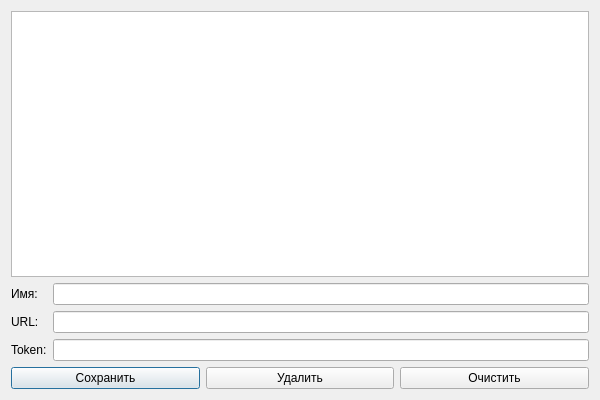
<?xml version="1.0" encoding="UTF-8"?>
<ui version="4.0">
 <class>ConnectionSettingsWindow</class>
 <widget class="QDialog" name="ConnectionSettingsWindow">
  <property name="geometry">
   <rect>
    <x>0</x>
    <y>0</y>
    <width>600</width>
    <height>400</height>
   </rect>
  </property>
  <property name="windowTitle">
   <string>Настройки подключений</string>
  </property>
  <layout class="QVBoxLayout" name="verticalLayout">

   <!-- Список подключений -->
   <item>
    <widget class="QListWidget" name="connectionsList"/>
   </item>

   <!-- Поля ввода -->
   <item>
    <layout class="QFormLayout" name="formLayout">
     <item row="0" column="0">
      <widget class="QLabel" name="labelName">
       <property name="text">
        <string>Имя:</string>
       </property>
      </widget>
     </item>
     <item row="0" column="1">
      <widget class="QLineEdit" name="nameEdit"/>
     </item>
     <item row="1" column="0">
      <widget class="QLabel" name="labelUrl">
       <property name="text">
        <string>URL:</string>
       </property>
      </widget>
     </item>
     <item row="1" column="1">
      <widget class="QLineEdit" name="urlEdit"/>
     </item>
     <item row="2" column="0">
      <widget class="QLabel" name="labelToken">
       <property name="text">
        <string>Token:</string>
       </property>
      </widget>
     </item>
     <item row="2" column="1">
      <widget class="QLineEdit" name="tokenEdit"/>
     </item>
    </layout>
   </item>

   <!-- Кнопки управления -->
   <item>
    <layout class="QHBoxLayout" name="buttonLayout">
     <item>
      <widget class="QPushButton" name="saveButton">
       <property name="text">
        <string>Сохранить</string>
       </property>
      </widget>
     </item>
     <item>
      <widget class="QPushButton" name="removeButton">
       <property name="text">
        <string>Удалить</string>
       </property>
      </widget>
     </item>
     <item>
      <widget class="QPushButton" name="clearButton">
       <property name="text">
        <string>Очистить</string>
       </property>
      </widget>
     </item>
    </layout>
   </item>

  </layout>
 </widget>
 <resources/>
 <connections/>
</ui>
